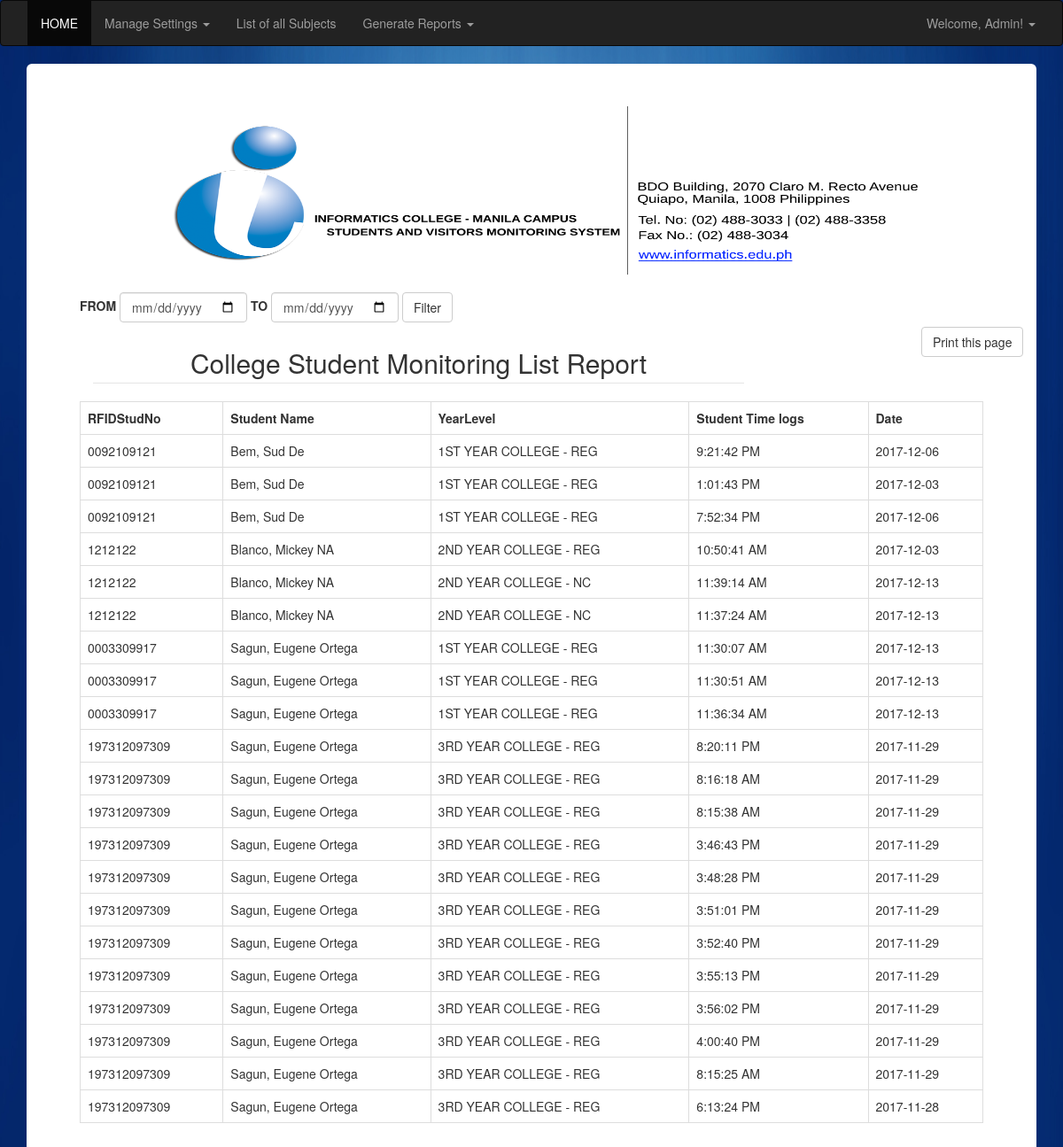
Screenshot of /reports/collegemonitoringlist.php (signed in) with the database file from the repository.
### tables this page shows
CREATE TABLE IF NOT EXISTS `collegemonitorlogtable` (
  `StudID` int(12) NOT NULL AUTO_INCREMENT,
  `RFIDStudNo` varchar(45) NOT NULL,
  `StudentTimelogs` varchar(20) NOT NULL,
  `Date` date NOT NULL,
  `StudentName` varchar(20) NOT NULL,
  `YearLevel` varchar(30) NOT NULL,
  `section` varchar(40) NOT NULL,
  `course` varchar(10) NOT NULL,
  PRIMARY KEY (`StudID`)
);

### reports/collegemonitoringlist.php (the view, shortened to what this page needs)
<?php
include ('header.php');
 $connect = mysqli_connect("localhost", "root", "", "info_db");
 $query = "SELECT * FROM collegemonitorlogtable WHERE YearLevel IN ('3RD YEAR COLLEGE - REG','2ND YEAR COLLEGE - REG','1ST YEAR COLLEGE - REG','3RD YEAR COLLEGE - NC','2ND YEAR COLLEGE - NC','1ST YEAR COLLEGE - NC') ORDER BY StudentName ASC";
 $result = mysqli_query($connect, $query);
 ?>
           <link rel="stylesheet" href="../css/jquery-ui.css">
           <div class="container">
           <div class="jumbotron" style="background: white;">
<img class="imagelogo_" src="img/sample.png"  />
<br />
                <form class="form-inline">
  <label>FROM</label>
     <input type="date" name="from_date" id="from_date" class="form-control" placeholder="From Date" />
  <label>TO</label>
   <input type="date" name="to_date" id="to_date" class="form-control" placeholder="To Date" />
    <label class="form-check-label">
        <input type="button" name="filter" id="filter" value="Filter" class="btn btn-default" />
    </label>
</form>
                 <div class="col-md-1 pull-right">
                   <a class="btn btn-default" id="printpagebutton" onclick="printpage()">Print this page</a>
                </div>
<br />
   <div class="col-md-9">
     <legend>College Student Monitoring List Report</legend>
</div>
                <div id="college_table">
                     <table class="table table-bordered">
                          <tr>
                               <th>RFIDStudNo</th>
                               <th>Student Name</th>
                               <th>YearLevel</th>
                               <th>Student Time logs</th>
                               <th>Date</th>
                          </tr>
                     <?php
                     while($row = mysqli_fetch_array($result))
                     {
                     ?>
                          <tr>
                               <td><?php echo $row["RFIDStudNo"]; ?></td>
                               <td><?php echo $row["StudentName"]; ?></td>
                                <td><?php echo $row["YearLevel"]; ?></td>
                               <td><?php echo $row["StudentTimelogs"]; ?></td>
                               <td> <?php echo $row["Date"]; ?></td>
                          </tr>
                     <?php
                     }
                     ?>
                     </table>
                </div>
           </div>
      </body>
 </html>

### reports/header.php (shortened to what this page needs)
<!DOCTYPE html>
<html lang="en">
  <head>
    <link href="../css/bootstrap.min.css" rel="stylesheet">
    <link href="css/design.css" rel="stylesheet">
  </head>
  <body>
    <nav class="navbar navbar-inverse">
      <div class="container-fluid">
       <div class="collapse navbar-collapse" id="bs-example-navbar-collapse-1">
       <ul class="nav navbar-nav">
       <li class="active"><a href="../index.php">HOME<span class="sr-only">(current)</span></a></li>
      <ul class="nav navbar-nav">
          <li class="dropdown">
          <a href="#" class="dropdown-toggle" data-toggle="dropdown" role="button" aria-haspopup="true" aria-expanded="false">Manage Settings <span class="caret"></span></a>
      </li>
      </ul>
           <li class="dropdown">
          <li class="dropdown">
            <li><a href="../allsubjects.php">List of all Subjects<span class="sr-only">(current)</span></a></li>
      </ul>
          <ul class="nav navbar-nav">
           <li class="dropdown">
          <a href="#" class="dropdown-toggle" data-toggle="dropdown" role="button" aria-haspopup="true" aria-expanded="false">Generate Reports <span class="caret"></span></a>
      </li>
 </ul>
 <ul class="nav navbar-nav navbar-right">
       <li class="dropdown">
          <a href="#" class="dropdown-toggle" data-toggle="dropdown" role="button" aria-haspopup="true" aria-expanded="false"><?php echo "<align='right'>Welcome, ".$_SESSION["submit"]."!";?> <span class="caret"></span></a>
</nav>
  </body>
</html>

### reports/css/design.css (style rules this page uses)
body { background:url('../img/background.jpg') no-repeat center center fixed; width: 100%; height: 400px; background-size: 100% 100%; }
.imagelogo_ { width: 900px; height: 190px; display: block; margin: 0 auto; border-radius: 8px; }
legend { text-align: center; font-size: 30px; }

### rows the page displays
collegemonitorlogtable: RFIDStudNo "0092109121", StudentName "Bem, Sud De", YearLevel "1ST YEAR COLLEGE - REG", StudentTimelogs "9:21:42 PM", Date "2017-12-06"
collegemonitorlogtable: RFIDStudNo "0092109121", StudentName "Bem, Sud De", YearLevel "1ST YEAR COLLEGE - REG", StudentTimelogs "1:01:43 PM", Date "2017-12-03"
collegemonitorlogtable: RFIDStudNo "0092109121", StudentName "Bem, Sud De", YearLevel "1ST YEAR COLLEGE - REG", StudentTimelogs "7:52:34 PM", Date "2017-12-06"
collegemonitorlogtable: RFIDStudNo "1212122", StudentName "Blanco, Mickey NA", YearLevel "2ND YEAR COLLEGE - REG", StudentTimelogs "10:50:41 AM", Date "2017-12-03"
collegemonitorlogtable: RFIDStudNo "1212122", StudentName "Blanco, Mickey NA", YearLevel "2ND YEAR COLLEGE - NC", StudentTimelogs "11:39:14 AM", Date "2017-12-13"
collegemonitorlogtable: RFIDStudNo "1212122", StudentName "Blanco, Mickey NA", YearLevel "2ND YEAR COLLEGE - NC", StudentTimelogs "11:37:24 AM", Date "2017-12-13"
collegemonitorlogtable: RFIDStudNo "0003309917", StudentName "Sagun, Eugene Ortega", YearLevel "1ST YEAR COLLEGE - REG", StudentTimelogs "11:30:07 AM", Date "2017-12-13"
collegemonitorlogtable: RFIDStudNo "0003309917", StudentName "Sagun, Eugene Ortega", YearLevel "1ST YEAR COLLEGE - REG", StudentTimelogs "11:30:51 AM", Date "2017-12-13"
collegemonitorlogtable: RFIDStudNo "0003309917", StudentName "Sagun, Eugene Ortega", YearLevel "1ST YEAR COLLEGE - REG", StudentTimelogs "11:36:34 AM", Date "2017-12-13"
collegemonitorlogtable: RFIDStudNo "197312097309", StudentName "Sagun, Eugene Ortega", YearLevel "3RD YEAR COLLEGE - REG", StudentTimelogs "8:20:11 PM", Date "2017-11-29"
collegemonitorlogtable: RFIDStudNo "197312097309", StudentName "Sagun, Eugene Ortega", YearLevel "3RD YEAR COLLEGE - REG", StudentTimelogs "8:16:18 AM", Date "2017-11-29"
collegemonitorlogtable: RFIDStudNo "197312097309", StudentName "Sagun, Eugene Ortega", YearLevel "3RD YEAR COLLEGE - REG", StudentTimelogs "8:15:38 AM", Date "2017-11-29"
collegemonitorlogtable: RFIDStudNo "197312097309", StudentName "Sagun, Eugene Ortega", YearLevel "3RD YEAR COLLEGE - REG", StudentTimelogs "3:46:43 PM", Date "2017-11-29"
collegemonitorlogtable: RFIDStudNo "197312097309", StudentName "Sagun, Eugene Ortega", YearLevel "3RD YEAR COLLEGE - REG", StudentTimelogs "3:48:28 PM", Date "2017-11-29"
collegemonitorlogtable: RFIDStudNo "197312097309", StudentName "Sagun, Eugene Ortega", YearLevel "3RD YEAR COLLEGE - REG", StudentTimelogs "3:51:01 PM", Date "2017-11-29"
collegemonitorlogtable: RFIDStudNo "197312097309", StudentName "Sagun, Eugene Ortega", YearLevel "3RD YEAR COLLEGE - REG", StudentTimelogs "3:52:40 PM", Date "2017-11-29"
collegemonitorlogtable: RFIDStudNo "197312097309", StudentName "Sagun, Eugene Ortega", YearLevel "3RD YEAR COLLEGE - REG", StudentTimelogs "3:55:13 PM", Date "2017-11-29"
collegemonitorlogtable: RFIDStudNo "197312097309", StudentName "Sagun, Eugene Ortega", YearLevel "3RD YEAR COLLEGE - REG", StudentTimelogs "3:56:02 PM", Date "2017-11-29"
collegemonitorlogtable: RFIDStudNo "197312097309", StudentName "Sagun, Eugene Ortega", YearLevel "3RD YEAR COLLEGE - REG", StudentTimelogs "4:00:40 PM", Date "2017-11-29"
collegemonitorlogtable: RFIDStudNo "197312097309", StudentName "Sagun, Eugene Ortega", YearLevel "3RD YEAR COLLEGE - REG", StudentTimelogs "8:15:25 AM", Date "2017-11-29"
collegemonitorlogtable: RFIDStudNo "197312097309", StudentName "Sagun, Eugene Ortega", YearLevel "3RD YEAR COLLEGE - REG", StudentTimelogs "6:13:24 PM", Date "2017-11-28"

### other values shown
$_SESSION["submit"] "Admin"
